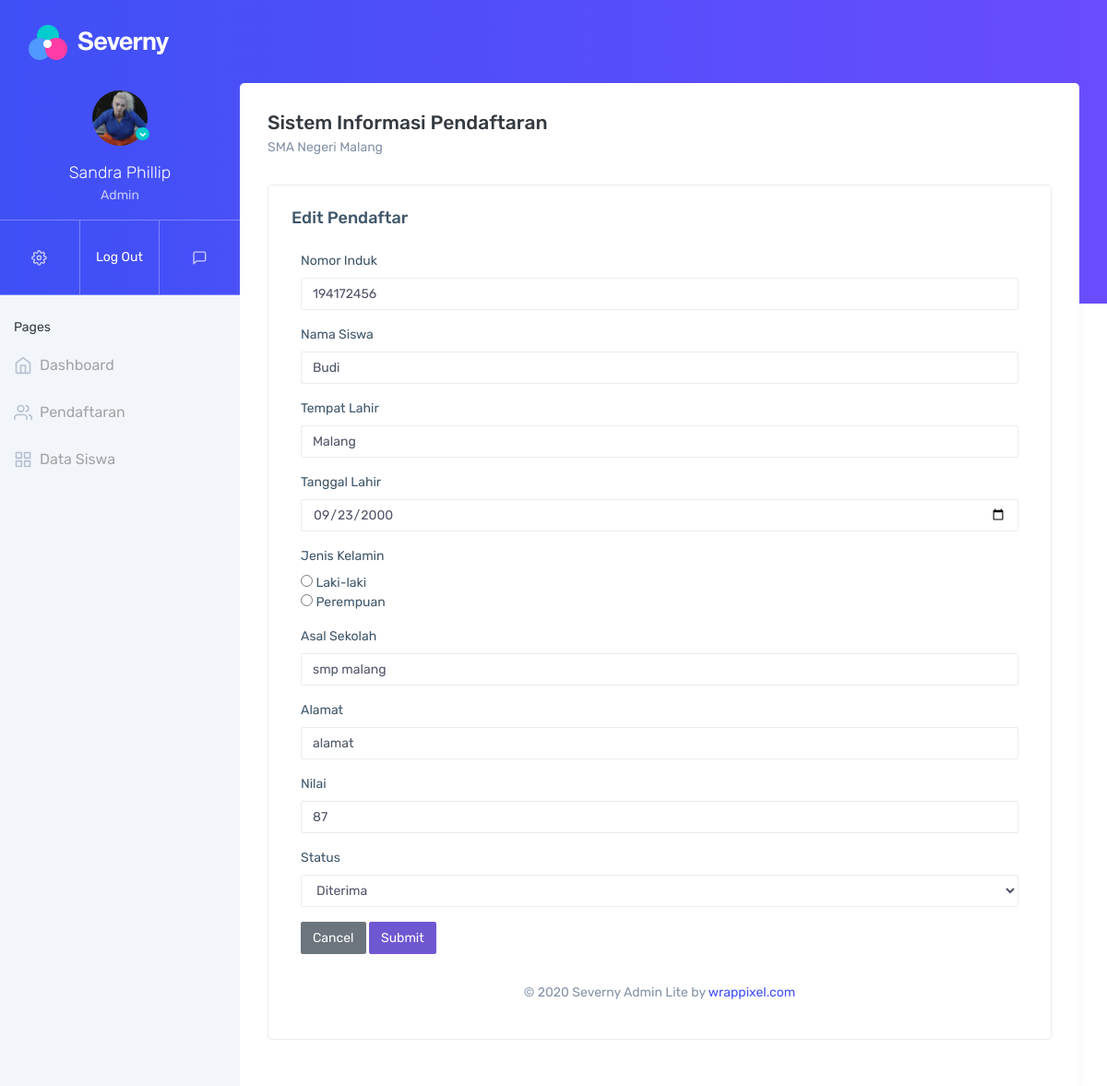
Screenshot of /pages/siswa-edit.php?nis=194172456 with the database file from the repository.
### tables this page shows
CREATE TABLE `calon_siswa` (
  `nis` int(11) NOT NULL,
  `nama` varchar(255) NOT NULL,
  `tempat_lahir` varchar(255) NOT NULL,
  `tgl_lahir` date NOT NULL,
  `jenis_kelamin` varchar(16) NOT NULL,
  `asal_sekolah` varchar(64) NOT NULL,
  `nilai` int(11) NOT NULL,
  `alamat` varchar(255) NOT NULL,
  `status` varchar(100) DEFAULT NULL
);

### pages/siswa-edit.php (the view, shortened to what this page needs)
<!DOCTYPE html>
<html dir="ltr" lang="en">
<head>
    <link href="../assets/libs/chartist/dist/chartist.min.css" rel="stylesheet">
    <link href="../assets/extra-libs/c3/c3.min.css" rel="stylesheet">
    <link href="../dist/css/style.min.css" rel="stylesheet">
</head>
<body>
    <div id="main-wrapper" data-theme="light" data-layout="vertical" data-navbarbg="skin1" data-sidebartype="full"
        data-sidebar-position="absolute" data-header-position="relative" data-boxed-layout="full">
        <header class="topbar" data-navbarbg="skin1">
            <nav class="navbar top-navbar navbar-expand-md navbar-dark">
                <div class="navbar-header">
                    <div class="navbar-brand">
                        <a href="dashboard.html">
                            <b class="logo-icon">
                                <img src="../assets/images/logo-icon.png" alt="homepage" class="light-logo" />
                            </b>
                            <span class="logo-text">
                                <img src="../assets/images/logo-light-text.png" class="light-logo" alt="homepage" />
                            </span>
                        </a>
                    </div>
                </div>
            </nav>
        </header>
        <aside class="left-sidebar" data-sidebarbg="skin6">
            <div class="user-profile text-center pt-2">
                <div class="d-flex align-items-center justify-content-center pb-3">
                    <div class="dropdown sub-dropdown">
                        <button class="btn profile-pic rounded-circle position-relative" type="button"
                            id="dropdownMenuButton" data-toggle="dropdown" aria-haspopup="true" aria-expanded="false">
                            <span class="badge rounded-circle badge-success profile-dd text-center"><i
                                    class="fas fa-angle-down"></i></span>
                        </button>
                    </div>
                </div>
                <div class="profile-section">
                    <p class="font-weight-light mb-0 font-18">Sandra Phillip</p>
                    <span class="op-7 font-14">Admin</span>
                    <div class="row border-top border-bottom mt-3 no-gutters">
                    <div class="col-4 border-right">
                            <a class="p-3 d-block menubar-height" id="bell"
                                data-display="static" role="button" data-toggle="dropdown" aria-haspopup="true"
                                aria-expanded="false" >
                                <span><i data-feather="settings" class="svg-icon op-7"></i></span>
                            </a>
                        </div>
                        <div class="col-4 border-right">
                            <a class="p-3 d-block menubar-height" id="bottom-sidebar" href="../logout.php"
                                role="button">
                                <span>Log Out</span>
                            </a>
                        </div>
                        <div class="col-4">
                            <a class="p-3 d-block menubar-height" href="javascript:void(0)" role="button"
                                data-display="static" data-toggle="dropdown" aria-haspopup="true" aria-expanded="false">
                                <span><i data-feather="message-square" class="svg-icon op-7"></i></span>
                            </a>
                        </div>
                    </div>
                </div>
            </div>
            <div class="scroll-sidebar" data-sidebarbg="skin6">
                <nav class="sidebar-nav">
                    <ul id="sidebarnav">
                        <li class="nav-small-cap"><span class="hide-menu">Pages</span></li>
                        <li class="sidebar-item">
                            <a class="sidebar-link sidebar-link" href="beranda.php" aria-expanded="false">
                                <i data-feather="home" class="feather-icon"></i>
                                <span class="hide-menu">Dashboard</span>
                            </a>
                        </li>
                        <li class="sidebar-item">
                            <a class="sidebar-link sidebar-link" href="siswa.php" aria-expanded="false">
                                <i data-feather="users" class="feather-icon"></i>
                                <span class="hide-menu">Pendaftaran</span>
                            </a>
                        </li>
                        <li class="sidebar-item">
                            <a class="sidebar-link sidebar-link" href="user.php" aria-expanded="false">
                                <i data-feather="grid" class="feather-icon"></i>
                                <span class="hide-menu">Data Siswa</span>
                            </a>
                        </li>
                    </ul>
                </nav>
            </div>
        </aside>
        <div class="page-wrapper">
            <div class="page-breadcrumb">
                <div class="row">
                    <div class="col-7 align-self-center">
                        <h3 class="page-title text-truncate text-dark font-weight-medium mb-1">Sistem Informasi Pendaftaran</h3>
                        <div class="d-flex align-items-center">
                            <nav aria-label="breadcrumb">
                                <ol class="breadcrumb m-0 p-0">
                                    <li class="breadcrumb-item"><a href="pages/beranda.php" class="text-muted">SMA Negeri Malang</a>
                                    </li>
                                </ol>
                            </nav>
                        </div>
                    </div>
                </div>
            </div>
            <div class="container-fluid">
                <?php
                include "../config.php";
                $nis = $_GET['nis'];
                $sql = "SELECT * FROM calon_siswa WHERE nis= $nis";
                $query = mysqli_query($db, $sql);
                $siswa = mysqli_fetch_assoc($query);
                ?>
                <div class="row">
                    <div class="col-12">
                        <div class="card">
                            <div class="card-body">
                                <h4 class="card-title mb-4">Edit Pendaftar</h4>
                                <div class="table-responsive">
                                    <table class="table no-wrap v-middle mb-0">
                                        <thead>
										<div class="col-12">
                                        <form action="../proses/siswa-edit-proses.php" method="POST" enctype="multipart/form-data">
								<div class="form-group">
                                    <label>Nomor Induk</label>
                                    <input type="text" class="form-control" name="nis" value="<?php echo $siswa['nis']; ?>">
                                </div>
                                <div class="form-group">
                                    <label>Nama Siswa</label>
                                    <input type="text" class="form-control" name="nama"value="<?php echo $siswa['nama']; ?>">
                                </div>
                                <div class="form-group">
                                    <label>Tempat Lahir</label>
                                    <input type="text" class="form-control" name="tempat_lahir"value="<?php echo $siswa['tempat_lahir']; ?>">
                                </div>
                                <div class="form-group">
                                    <label>Tanggal Lahir</label>
                                    <input type="date" class="form-control" name="tgl_lahir"value="<?php echo $siswa['tgl_lahir']; ?>">
                                </div>
                                <div class="form-group">
                                    <label>Jenis Kelamin</label> <br>
                                    <input type="radio" name="jenis_kelamin" value="Laki-laki"<?php echo $siswa ['jenis_kelamin'];?>> Laki-laki<br>
                                    <input type="radio"  name="jenis_kelamin" value="Perempuan"<?php echo ($siswa == 'jenis_kelamin') ? "checked" : "buvb" ?>> Perempuan<br>
                                </div>
                                <div class="form-group">
                                    <label>Asal Sekolah</label>
                                    <input type="text" class="form-control" name="asal_sekolah"value="<?php echo $siswa['asal_sekolah']; ?>">
                                </div>
                                <div class="form-group">
                                    <label>Alamat</label>
									<input type="text" class="form-control" name="alamat" value="<?php echo $siswa['alamat']; ?>">
                                </div>
                                <div class="form-group">
                                    <label>Nilai</label> <br>
                                    <input type="text" class="form-control" name="nilai" value="<?php echo $siswa['nilai']; ?>">
                                </div>
                                <div class="form-group">
                                    <label>Status</label> <br>
                                    <select name="status"class="form-control">
                                    <option value="Diterima"value="<?php echo $siswa['status']; ?>">Diterima</option>
                                    </select>
                                </div>
                                <div class="form-group">
                                    <a href="beranda.php" class="btn btn-secondary">Cancel</a>
                                    <button type="submit" class="btn btn-primary" name="submit" value="submit" >Submit</button>
                                </div>
                            </form>
            </div>
            <footer class="footer text-center text-muted"> © 2020 Severny Admin Lite by <a
                    href="https://www.wrappixel.com/">wrappixel.com</a> </footer>
        </div>
    </div>
</body>
</html>

### rows the page displays
calon_siswa: nis "194172456", alamat "alamat", nilai "87"
